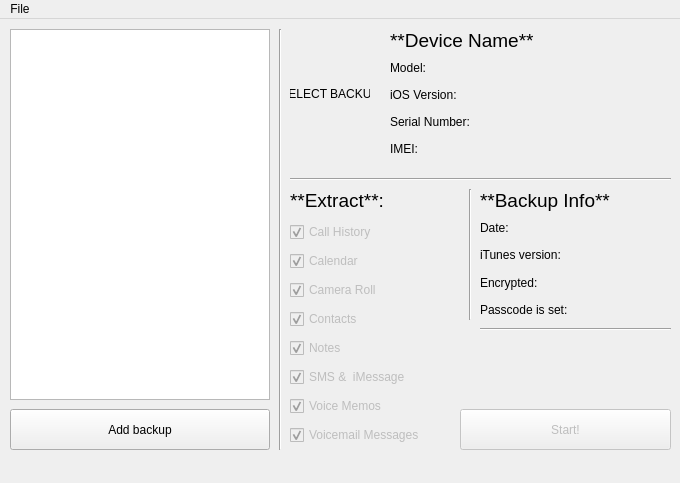
<?xml version="1.0" encoding="UTF-8"?>
<ui version="4.0">
 <class>MainWindow</class>
 <widget class="QMainWindow" name="MainWindow">
  <property name="geometry">
   <rect>
    <x>0</x>
    <y>0</y>
    <width>680</width>
    <height>483</height>
   </rect>
  </property>
  <property name="sizePolicy">
   <sizepolicy hsizetype="Fixed" vsizetype="Fixed">
    <horstretch>0</horstretch>
    <verstretch>0</verstretch>
   </sizepolicy>
  </property>
  <property name="maximumSize">
   <size>
    <width>680</width>
    <height>13123</height>
   </size>
  </property>
  <property name="windowTitle">
   <string>DeTuner</string>
  </property>
  <property name="windowIcon">
   <iconset>
    <normaloff>../assets/icon24.png</normaloff>../assets/icon24.png</iconset>
  </property>
  <widget class="QWidget" name="centralwidget">
   <widget class="QPushButton" name="add_backup_button">
    <property name="geometry">
     <rect>
      <x>10</x>
      <y>390</y>
      <width>260</width>
      <height>41</height>
     </rect>
    </property>
    <property name="text">
     <string>Add backup</string>
    </property>
   </widget>
   <widget class="QListWidget" name="backup_table">
    <property name="geometry">
     <rect>
      <x>10</x>
      <y>10</y>
      <width>260</width>
      <height>371</height>
     </rect>
    </property>
    <property name="horizontalScrollBarPolicy">
     <enum>Qt::ScrollBarAlwaysOff</enum>
    </property>
    <property name="editTriggers">
     <set>QAbstractItemView::NoEditTriggers</set>
    </property>
    <property name="showDropIndicator" stdset="0">
     <bool>false</bool>
    </property>
    <property name="dragDropOverwriteMode">
     <bool>false</bool>
    </property>
    <property name="defaultDropAction">
     <enum>Qt::IgnoreAction</enum>
    </property>
    <property name="iconSize">
     <size>
      <width>56</width>
      <height>56</height>
     </size>
    </property>
   </widget>
   <widget class="QLabel" name="device_image">
    <property name="geometry">
     <rect>
      <x>290</x>
      <y>10</y>
      <width>80</width>
      <height>130</height>
     </rect>
    </property>
    <property name="text">
     <string>SELECT BACKUP</string>
    </property>
    <property name="alignment">
     <set>Qt::AlignCenter</set>
    </property>
    <property name="textInteractionFlags">
     <set>Qt::NoTextInteraction</set>
    </property>
   </widget>
   <widget class="QWidget" name="verticalLayoutWidget">
    <property name="geometry">
     <rect>
      <x>390</x>
      <y>10</y>
      <width>261</width>
      <height>131</height>
     </rect>
    </property>
    <layout class="QVBoxLayout" name="device_info_layout">
     <item>
      <widget class="QLabel" name="device_name_label">
       <property name="font">
        <font>
         <pointsize>14</pointsize>
        </font>
       </property>
       <property name="text">
        <string>**Device Name**</string>
       </property>
       <property name="textFormat">
        <enum>Qt::MarkdownText</enum>
       </property>
       <property name="textInteractionFlags">
        <set>Qt::NoTextInteraction</set>
       </property>
      </widget>
     </item>
     <item>
      <widget class="QLabel" name="model_label">
       <property name="text">
        <string>Model:</string>
       </property>
       <property name="textInteractionFlags">
        <set>Qt::TextSelectableByMouse</set>
       </property>
      </widget>
     </item>
     <item>
      <widget class="QLabel" name="ios_version_label">
       <property name="text">
        <string>iOS Version:</string>
       </property>
       <property name="textInteractionFlags">
        <set>Qt::TextSelectableByMouse</set>
       </property>
      </widget>
     </item>
     <item>
      <widget class="QLabel" name="serial_number_label">
       <property name="text">
        <string>Serial Number:</string>
       </property>
       <property name="textInteractionFlags">
        <set>Qt::TextSelectableByMouse</set>
       </property>
      </widget>
     </item>
     <item>
      <widget class="QLabel" name="imei_label">
       <property name="text">
        <string>IMEI:</string>
       </property>
       <property name="textInteractionFlags">
        <set>Qt::TextSelectableByMouse</set>
       </property>
      </widget>
     </item>
    </layout>
   </widget>
   <widget class="Line" name="line">
    <property name="geometry">
     <rect>
      <x>290</x>
      <y>150</y>
      <width>381</width>
      <height>20</height>
     </rect>
    </property>
    <property name="orientation">
     <enum>Qt::Horizontal</enum>
    </property>
   </widget>
   <widget class="Line" name="line_2">
    <property name="geometry">
     <rect>
      <x>270</x>
      <y>10</y>
      <width>20</width>
      <height>421</height>
     </rect>
    </property>
    <property name="orientation">
     <enum>Qt::Vertical</enum>
    </property>
   </widget>
   <widget class="Line" name="line_3">
    <property name="geometry">
     <rect>
      <x>460</x>
      <y>170</y>
      <width>20</width>
      <height>131</height>
     </rect>
    </property>
    <property name="orientation">
     <enum>Qt::Vertical</enum>
    </property>
   </widget>
   <widget class="QWidget" name="verticalLayoutWidget_2">
    <property name="geometry">
     <rect>
      <x>290</x>
      <y>200</y>
      <width>160</width>
      <height>231</height>
     </rect>
    </property>
    <layout class="QVBoxLayout" name="verticalLayout_2">
     <item>
      <widget class="QCheckBox" name="call_history_checkbox">
       <property name="enabled">
        <bool>false</bool>
       </property>
       <property name="text">
        <string>Call History</string>
       </property>
       <property name="checked">
        <bool>true</bool>
       </property>
       <property name="tristate">
        <bool>false</bool>
       </property>
      </widget>
     </item>
     <item>
      <widget class="QCheckBox" name="calendar_checkbox">
       <property name="enabled">
        <bool>false</bool>
       </property>
       <property name="text">
        <string>Calendar</string>
       </property>
       <property name="checked">
        <bool>true</bool>
       </property>
      </widget>
     </item>
     <item>
      <widget class="QCheckBox" name="camera_roll_checkbox">
       <property name="enabled">
        <bool>false</bool>
       </property>
       <property name="text">
        <string>Camera Roll</string>
       </property>
       <property name="checked">
        <bool>true</bool>
       </property>
      </widget>
     </item>
     <item>
      <widget class="QCheckBox" name="contacts_checkbox">
       <property name="enabled">
        <bool>false</bool>
       </property>
       <property name="text">
        <string>Contacts</string>
       </property>
       <property name="checked">
        <bool>true</bool>
       </property>
      </widget>
     </item>
     <item>
      <widget class="QCheckBox" name="notes_checkbox">
       <property name="enabled">
        <bool>false</bool>
       </property>
       <property name="text">
        <string>Notes</string>
       </property>
       <property name="checked">
        <bool>true</bool>
       </property>
      </widget>
     </item>
     <item>
      <widget class="QCheckBox" name="sms_checkbox">
       <property name="enabled">
        <bool>false</bool>
       </property>
       <property name="text">
        <string>SMS &amp;&amp;  iMessage</string>
       </property>
       <property name="checked">
        <bool>true</bool>
       </property>
      </widget>
     </item>
     <item>
      <widget class="QCheckBox" name="voice_memos_checkbox">
       <property name="enabled">
        <bool>false</bool>
       </property>
       <property name="text">
        <string>Voice Memos</string>
       </property>
       <property name="checked">
        <bool>true</bool>
       </property>
      </widget>
     </item>
     <item>
      <widget class="QCheckBox" name="voicemail_checkbox">
       <property name="enabled">
        <bool>false</bool>
       </property>
       <property name="text">
        <string>Voicemail Messages</string>
       </property>
       <property name="checked">
        <bool>true</bool>
       </property>
      </widget>
     </item>
    </layout>
   </widget>
   <widget class="QLabel" name="extract_label">
    <property name="geometry">
     <rect>
      <x>290</x>
      <y>170</y>
      <width>158</width>
      <height>23</height>
     </rect>
    </property>
    <property name="font">
     <font>
      <pointsize>14</pointsize>
     </font>
    </property>
    <property name="text">
     <string>**Extract**:</string>
    </property>
    <property name="textFormat">
     <enum>Qt::MarkdownText</enum>
    </property>
    <property name="textInteractionFlags">
     <set>Qt::NoTextInteraction</set>
    </property>
   </widget>
   <widget class="Line" name="line_4">
    <property name="geometry">
     <rect>
      <x>480</x>
      <y>300</y>
      <width>191</width>
      <height>20</height>
     </rect>
    </property>
    <property name="orientation">
     <enum>Qt::Horizontal</enum>
    </property>
   </widget>
   <widget class="QPushButton" name="start_button">
    <property name="enabled">
     <bool>false</bool>
    </property>
    <property name="geometry">
     <rect>
      <x>460</x>
      <y>390</y>
      <width>211</width>
      <height>41</height>
     </rect>
    </property>
    <property name="text">
     <string>Start!</string>
    </property>
   </widget>
   <widget class="QWidget" name="layoutWidget">
    <property name="geometry">
     <rect>
      <x>480</x>
      <y>170</y>
      <width>171</width>
      <height>131</height>
     </rect>
    </property>
    <layout class="QVBoxLayout" name="backup_info_layout">
     <item>
      <widget class="QLabel" name="backup_info_label">
       <property name="font">
        <font>
         <pointsize>14</pointsize>
        </font>
       </property>
       <property name="text">
        <string>**Backup Info**</string>
       </property>
       <property name="textFormat">
        <enum>Qt::MarkdownText</enum>
       </property>
       <property name="textInteractionFlags">
        <set>Qt::NoTextInteraction</set>
       </property>
      </widget>
     </item>
     <item>
      <widget class="QLabel" name="backup_date_label">
       <property name="text">
        <string>Date:</string>
       </property>
       <property name="textInteractionFlags">
        <set>Qt::TextSelectableByMouse</set>
       </property>
      </widget>
     </item>
     <item>
      <widget class="QLabel" name="backup_itunes_ver_label">
       <property name="text">
        <string>iTunes version:</string>
       </property>
       <property name="textInteractionFlags">
        <set>Qt::TextSelectableByMouse</set>
       </property>
      </widget>
     </item>
     <item>
      <widget class="QLabel" name="backup_is_encrypted_label">
       <property name="text">
        <string>Encrypted:</string>
       </property>
       <property name="textInteractionFlags">
        <set>Qt::NoTextInteraction</set>
       </property>
      </widget>
     </item>
     <item>
      <widget class="QLabel" name="backup_passcode_set_label">
       <property name="text">
        <string>Passcode is set:</string>
       </property>
       <property name="textInteractionFlags">
        <set>Qt::NoTextInteraction</set>
       </property>
      </widget>
     </item>
    </layout>
   </widget>
  </widget>
  <widget class="QStatusBar" name="status_bar">
   <property name="sizeGripEnabled">
    <bool>false</bool>
   </property>
  </widget>
  <widget class="QMenuBar" name="menubar">
   <property name="enabled">
    <bool>true</bool>
   </property>
   <property name="geometry">
    <rect>
     <x>0</x>
     <y>0</y>
     <width>680</width>
     <height>21</height>
    </rect>
   </property>
   <widget class="QMenu" name="menuFile">
    <property name="title">
     <string>File</string>
    </property>
    <addaction name="action_add_backup"/>
    <addaction name="action_export"/>
    <addaction name="separator"/>
    <addaction name="action_exit"/>
   </widget>
   <addaction name="menuFile"/>
  </widget>
  <action name="action_add_backup">
   <property name="text">
    <string>Add backup</string>
   </property>
   <property name="shortcut">
    <string>Ctrl+I</string>
   </property>
  </action>
  <action name="action_export">
   <property name="text">
    <string>Extract</string>
   </property>
   <property name="shortcut">
    <string>Ctrl+E</string>
   </property>
  </action>
  <action name="action_exit">
   <property name="text">
    <string>Exit</string>
   </property>
  </action>
 </widget>
 <resources/>
 <connections/>
</ui>
